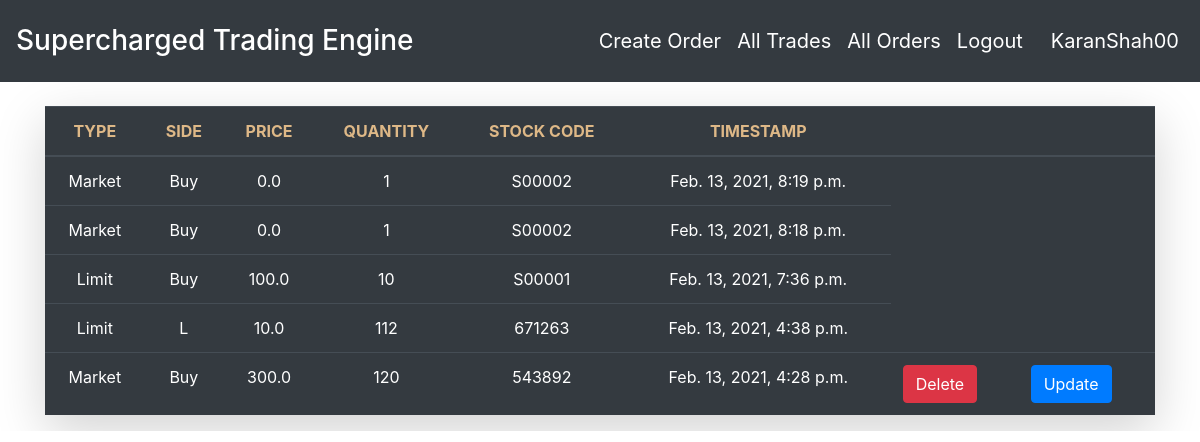
The page /orders/ (signed in) on the database as committed earlier.
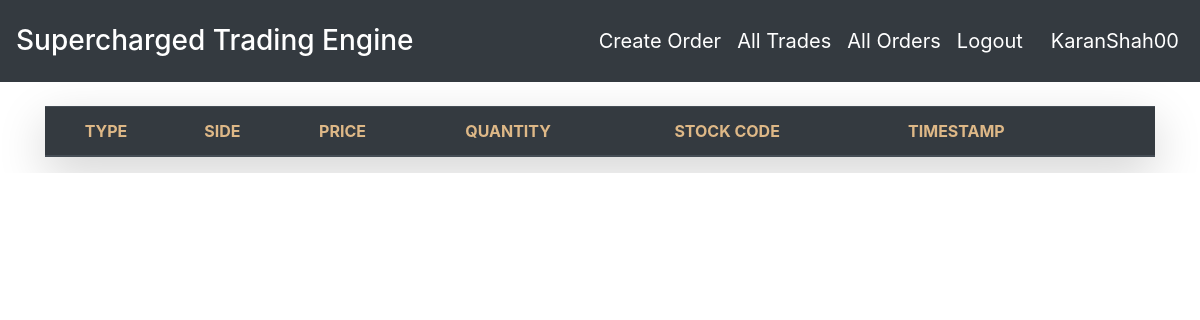
The same page on the database as committed later.
### orders/models.py (models this page shows, shortened)
class Order(models.Model):
    user = models.ForeignKey(User, on_delete=models.CASCADE)
    type = models.CharField(max_length=1, choices=TYPE_CHOICES)
    side = models.CharField(max_length=1, choices=SIDE_CHOICES)
    price = models.FloatField(default=0.0, validators=[MinValueValidator(0.0)])
    quantity = models.IntegerField(default=1, validators=[MinValueValidator(1)])
    stock_code = models.CharField(max_length=6, validators=[MinLengthValidator(6)])
    timestamp = models.DateTimeField(default=timezone.now)

### orders/views.py (the view)
# urls.py: path('orders/', OrderListView.as_view(), name = 'orders-list'),
class OrderListView(LoginRequiredMixin, ListView):
    model = Order
    template_name = 'orders/order_list.html'
    ordering =['-timestamp']
    context_object_name='orders'

### orders/templates/orders/order_list.html (shortened to what this page needs)
<!DOCTYPE html>
<html lang="en">
<head>
  <link rel="stylesheet" href="https://maxcdn.bootstrapcdn.com/bootstrap/4.4.1/css/bootstrap.min.css">
</head>
<body>
  <nav class="navbar navbar-expand-sm bg-dark navbar-dark">
    <ul class="navbar-nav">
      <li class="nav-item active">
        <p class="text-light"><h3 style="color: white;">Supercharged Trading Engine</h3></p>
      </li>
    </ul>
    <ul class="navbar-nav ml-auto">
      <li class="nav-item">
        <a class="text-ligt nav-link" href="{%url 'order-create' %}" style="color: white;font-size: 20px;padding-right: 8px;">Create Order</a>
      </li>
      <li class="nav-item">
        <a class="text-ligt nav-link" href="{%url 'trades-list' %}" style="color: white;font-size: 20px;padding-right: 8px;">All Trades</a>
      </li>
      <li class="nav-item">
        <a class="text-ligt nav-link" href="{%url 'orders-list' %}" style="color: white;font-size: 20px;padding-right: 8px;">All Orders</a>
      </li>
      <li class="nav-item">
        <a class="text-ligt nav-link" href="{% url 'logout' %} " style="color: white; font-size: 20px;padding-right: 20px;">Logout</a>
      </li>
      <li class="nav-item">
        <a class="text-ligt nav-link" href="#" style="color: white;font-size: 20px;padding-right: 5px;">{{user.username}}</a>
      </li>
    </ul>
  </nav>
<br>
<div class="container">
  <table class="table table-dark table-hover shadow-lg">
    <thead>
      <tr>
      <th class="text-center font-weight-bolder  text-uppercase " style="color: burlywood;">Type</th>
        <th class="text-center font-weight-bolder text-uppercase" style="color: burlywood;">Side</th>
        <th class="text-center font-weight-bolder text-uppercase" style="color: burlywood;">Price</th>
        <th class="text-center font-weight-bolder text-uppercase" style="color: burlywood;">Quantity</th>
        <th class="text-center font-weight-bolder text-uppercase" style="color: burlywood;">Stock Code</th>
        <th class="text-center font-weight-bolder text-uppercase" style="color: burlywood;">Timestamp</th>
        <th class="text-center font-weight-bolder text-uppercase"></th>
        <th class="text-center font-weight-bolder text-uppercase"></th>
      </tr>
    </thead>
    <tbody>
        {%if orders%}
        {% for order in orders%}
        <tr>
          <td class="text-center">{{order.get_type_display}}</td>
          <td class="text-center">{{order.get_side_display}}</td>
        <td class="text-center">{{order.price}}</td>
        <td class="text-center">{{order.quantity}}</td>
        <td class="text-center">{{order.stock_code}}</td>
        <td class="text-center">{{order.timestamp}}</td>
        {% if order.user.username == user.username %}
          <td><a href="{% url 'order-delete' order.pk %}"><button class="btn btn-danger">Delete</button></a></td>
          <td><a href="{% url 'order-update' order.pk%}"><button class="btn btn-primary">Update</button></a></td>
        {% endif %}
      </tr>
        {% endfor %}
        {% endif %}
    </tbody>
  </table>
</div>
</body>
</html

Rows that differ between the two databases and show on the page:
removed Order: type "Market", side "Buy", price "0.0", quantity "1", stock_code "S00002", timestamp "Feb. 13, 2021, 8:19 p.m."
removed Order: type "Market", side "Buy", price "0.0", quantity "1", stock_code "S00002", timestamp "Feb. 13, 2021, 8:18 p.m."
removed Order: type "Limit", side "Buy", price "100.0", quantity "10", stock_code "S00001", timestamp "Feb. 13, 2021, 7:36 p.m."
removed Order: type "Limit", side "L", price "10.0", quantity "112", stock_code "671263", timestamp "Feb. 13, 2021, 4:38 p.m."
removed Order: type "Market", side "Buy", price "300.0", quantity "120", stock_code "543892", timestamp "Feb. 13, 2021, 4:28 p.m.", shows "Delete"
